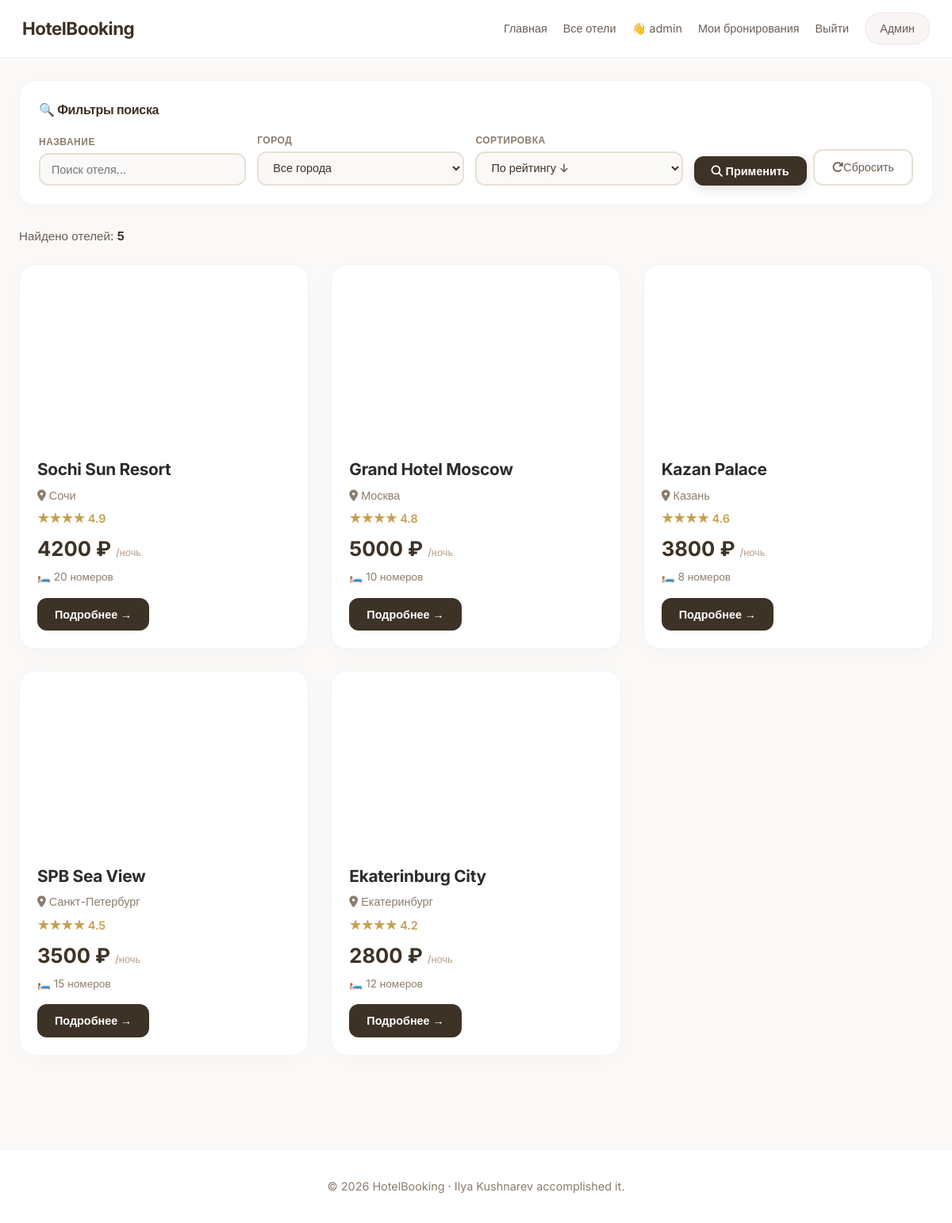
Screenshot of /hotels (signed in) with the database file from the repository.
### tables this page shows
CREATE TABLE hotels (
            id INTEGER PRIMARY KEY AUTOINCREMENT,
            name TEXT NOT NULL,
            city TEXT NOT NULL,
            price_per_night INTEGER NOT NULL,
            rooms_total INTEGER NOT NULL,
            description TEXT,
            image_url TEXT,
            is_featured INTEGER DEFAULT 0,
            rating REAL DEFAULT 0
        );

### app/main.py (the view)
@app.route('/hotels')
def all_hotels():
    page = request.args.get('page', 1, type=int)
    per_page = 9
    search_query = request.args.get('search', '')
    city_filter = request.args.get('city', '')
    sort_by = request.args.get('sort', 'rating')
    conn = get_db()
    cursor = conn.cursor()
    query = "SELECT * FROM hotels WHERE 1=1"
    params = []
    if search_query:
        query += " AND name LIKE ?"
        params.append(f'%{search_query}%')
    if city_filter:
        query += " AND city = ?"
        params.append(city_filter)
    if sort_by == 'price_asc':
        query += " ORDER BY price_per_night ASC"
    elif sort_by == 'price_desc':
        query += " ORDER BY price_per_night DESC"
    elif sort_by == 'rating':
        query += " ORDER BY rating DESC"
    elif sort_by == 'name':
        query += " ORDER BY name ASC"
    cursor.execute(f"SELECT COUNT(*) as count FROM ({query})", params)
    total = cursor.fetchone()['count']
    offset = (page - 1) * per_page
    query += " LIMIT ? OFFSET ?"
    params.extend([per_page, offset])
    cursor.execute(query, params)
    hotels = cursor.fetchall()
    cursor.execute("SELECT DISTINCT city FROM hotels ORDER BY city")
    cities = cursor.fetchall()
    conn.close()
    total_pages = (total + per_page - 1) // per_page
    return render_template('all_hotels.html',
                         hotels=hotels,
                         cities=cities,
                         total=total,
                         page=page,
                         total_pages=total_pages,
                         search_query=search_query,
                         city_filter=city_filter,
                         sort_by=sort_by)

### app/main.py (called while the page is built)
def get_db():
    conn = sqlite3.connect('hotels.db')
    conn.row_factory = sqlite3.Row
    return conn

### app/templates/all_hotels.html (shortened to what this page needs)
<!DOCTYPE html>
<html lang="ru">
<head>
    <link rel="stylesheet" href="https://cdnjs.cloudflare.com/ajax/libs/font-awesome/6.4.0/css/all.min.css">
</head>
<body>
    <header class="header">
        <div class="container">
            <div class="logo">
                <a href="/">HotelBooking</a>
            </div>
            <div class="nav">
                <a href="/">Главная</a>
                <a href="/hotels">Все отели</a>
                {% if session.username %}
                    <span>👋 {{ session.username }}</span>
                    <a href="/my_bookings">Мои бронирования</a>
                    <a href="/logout">Выйти</a>
                    {% if session.is_admin %}
                        <a href="/admin" class="btn-admin">Админ</a>
                    {% endif %}
                {% else %}
                    <a href="/login" class="btn-login">Войти</a>
                    <a href="/register">Регистрация</a>
                {% endif %}
            </div>
        </div>
    </header>
    <div class="main-container">
        <div class="filters-section">
            <div class="filters-title">🔍 Фильтры поиска</div>
            <form method="GET" action="/hotels" class="filters-form">
                <div class="filter-group">
                    <label>Название</label>
                    <input type="text" name="search" placeholder="Поиск отеля..." value="{{ search_query }}">
                </div>
                <div class="filter-group">
                    <label>Город</label>
                    <select name="city">
                        <option value="">Все города</option>
                    </select>
                </div>
                <div class="filter-group">
                    <label>Сортировка</label>
                    <select name="sort" onchange="this.form.submit()">
                        <option value="rating" {% if sort_by == 'rating' %}selected{% endif %}>По рейтингу ↓</option>
                    </select>
                </div>
                <div class="filter-actions">
                    <button type="submit" class="btn-filter"><i class="fas fa-search"></i> Применить</button>
                    <a href="/hotels" class="btn-reset"><i class="fas fa-redo"></i> Сбросить</a>
                </div>
            </form>
        </div>
        <div class="results-info">
            <div class="results-count">Найдено отелей: <strong>{{ total }}</strong></div>
        </div>
        {% if hotels %}
            <div class="hotels-grid">
                {% for hotel in hotels %}
                <div class="hotel-card">
                    <div class="hotel-image" style="background-image: url('{{ hotel.image_url }}');"></div>
                    <div class="hotel-info">
                        <div class="hotel-name">{{ hotel.name }}</div>
                        <div class="hotel-city"><i class="fas fa-map-marker-alt"></i> {{ hotel.city }}</div>
                        <div class="hotel-rating">
                            {% for i in range(hotel.rating|int) %}★{% endfor %}
                            {{ hotel.rating }}
                        </div>
                        <div class="hotel-price">{{ hotel.price_per_night }} ₽ <span>/ночь</span></div>
                        <div class="hotel-rooms">🛏️ {{ hotel.rooms_total }} номеров</div>
                        <a href="/hotel/{{ hotel.id }}" class="btn-book">Подробнее →</a>
                    </div>
                </div>
                {% endfor %}
            </div>
        {% else %}
            <div class="no-results">
                <h3>😔 Отелей не найдено</h3>
                <p>Попробуйте изменить параметры поиска</p>
                <a href="/hotels" class="btn-book">Показать все отели</a>
            </div>
        {% endif %}
    </div>
    <footer>
        <p>© 2026 HotelBooking · Ilya Kushnarev accomplished it.</p>
    </footer>
</body>
</html>

### app/templates/all_hotels.html (style rules this page uses)
* { margin: 0; padding: 0; box-sizing: border-box; }
body { font-family: 'Inter', sans-serif; background: #faf9f7; color: #2c2c2c; line-height: 1.5; -webkit-font-smoothing: antialiased; -moz-osx-font-smoothing: grayscale; }
.header { position: sticky; top: 0; z-index: 100; background: rgba(255, 255, 255, 0.9); border-bottom: 1px solid rgba(0, 0, 0, 0.05); padding: 16px 28px; backdrop-filter: blur(10px); -webkit-backdrop-filter: blur(10px); }
.header .container { max-width: 1300px; margin: 0 auto; display: flex; justify-content: space-between; align-items: center; }
.logo { font-size: 1.4rem; font-weight: 700; color: #3d3226; letter-spacing: -0.5px; }
.logo a { text-decoration: none; color: #3d3226; transition: color 0.2s; }
.nav { display: flex; align-items: center; gap: 20px; flex-wrap: wrap; }
.nav a { color: #6b5e53; text-decoration: none; font-weight: 500; font-size: 0.9rem; transition: color 0.2s; }
.nav span { color: #6b5e53; font-size: 0.9rem; }
.btn-admin { padding: 8px 18px; border-radius: 20px; background: rgba(200,160,160,0.1); color: #8b5e5e; border: 1px solid rgba(200,160,160,0.2); font-weight: 500; transition: all 0.2s; }
.main-container { max-width: 1300px; margin: 0 auto; padding: 28px 24px; }
.filters-section { background: #ffffff; padding: 24px; border-radius: 20px; margin-bottom: 28px; border: 1px solid rgba(0,0,0,0.04); box-shadow: 0 4px 16px rgba(0,0,0,0.02); }
.filters-title { font-size: 1rem; font-weight: 700; color: #3d3226; margin-bottom: 18px; letter-spacing: -0.3px; }
.filters-form { display: flex; flex-wrap: wrap; gap: 14px; align-items: flex-end; }
.filter-group { flex: 1; min-width: 160px; }
.filter-group label { display: block; margin-bottom: 5px; font-weight: 600; font-size: 0.75rem; color: #8b7d6b; text-transform: uppercase; letter-spacing: 0.5px; }
.filter-group input, .filter-group select { width: 100%; padding: 10px 14px; background: #faf9f7; border: 2px solid #e8e0d5; border-radius: 12px; font-family: 'Inter', sans-serif; font-size: 0.9rem; color: #3d3226; transition: border-color 0.3s, box-shadow 0.3s; }
.filter-actions { display: flex; gap: 8px; align-items: flex-end; }
.btn-filter { padding: 10px 22px; background: #3d3226; color: white; border: none; border-radius: 12px; font-family: 'Inter', sans-serif; font-weight: 600; font-size: 0.9rem; cursor: pointer; transition: all 0.25s; box-shadow: 0 4px 14px rgba(61,50,38,0.15); }
.btn-reset { padding: 10px 22px; background: #ffffff; color: #6b5e53; border: 2px solid #e8e0d5; border-radius: 12px; text-decoration: none; font-family: 'Inter', sans-serif; font-weight: 500; font-size: 0.9rem; transition: all 0.25s; display: inline-flex; align-items: center; }
.results-info { display: flex; justify-content: space-between; align-items: center; margin-bottom: 24px; }
.results-count { font-size: 0.95rem; color: #6b5e53; }
.results-count strong { color: #3d3226; font-weight: 700; }
.hotels-grid { display: grid; grid-template-columns: repeat(auto-fill, minmax(340px, 1fr)); gap: 28px; margin-bottom: 40px; }
.hotel-card { background: #ffffff; border-radius: 20px; overflow: hidden; border: 1px solid rgba(0,0,0,0.04); box-shadow: 0 6px 20px rgba(0,0,0,0.02); transition: transform 0.35s ease, box-shadow 0.35s ease, border-color 0.3s; }
.hotel-image { height: 220px; background-size: cover; background-position: center; transition: transform 0.5s ease; }
.hotel-info { padding: 22px; }
.hotel-name { font-size: 1.3rem; font-weight: 700; color: #2c2c2c; margin-bottom: 6px; letter-spacing: -0.3px; }
.hotel-city { color: #8b7d6b; font-size: 0.9rem; margin-bottom: 8px; }
.hotel-rating { color: #c4a050; margin-bottom: 8px; font-weight: 600; font-size: 0.9rem; }
.hotel-price { font-size: 1.6rem; font-weight: 700; color: #3d3226; margin-bottom: 6px; }
.hotel-price span { font-size: 0.8rem; color: #b8a088; font-weight: 500; }
.hotel-rooms { color: #8b7d6b; font-size: 0.85rem; margin-bottom: 16px; }
.btn-book { display: inline-block; background: #3d3226; color: white; padding: 10px 22px; border-radius: 12px; text-decoration: none; font-weight: 600; font-size: 0.9rem; transition: all 0.25s; }
footer { text-align: center; padding: 35px; background: #ffffff; border-top: 1px solid rgba(0,0,0,0.04); color: #8b7d6b; margin-top: 50px; font-size: 0.9rem; }

### rows the page displays
hotels: name "Sochi Sun Resort", city "Сочи", rating "4.9", price_per_night "4200", rooms_total "20"
hotels: name "Grand Hotel Moscow", city "Москва", rating "4.8", price_per_night "5000", rooms_total "10"
hotels: name "Kazan Palace", city "Казань", rating "4.6", price_per_night "3800", rooms_total "8"
hotels: name "SPB Sea View", city "Санкт-Петербург", rating "4.5", price_per_night "3500", rooms_total "15"
hotels: name "Ekaterinburg City", city "Екатеринбург", rating "4.2", price_per_night "2800", rooms_total "12"

### other values shown
{{ session.username }} "admin"
{{ total }} "5"
